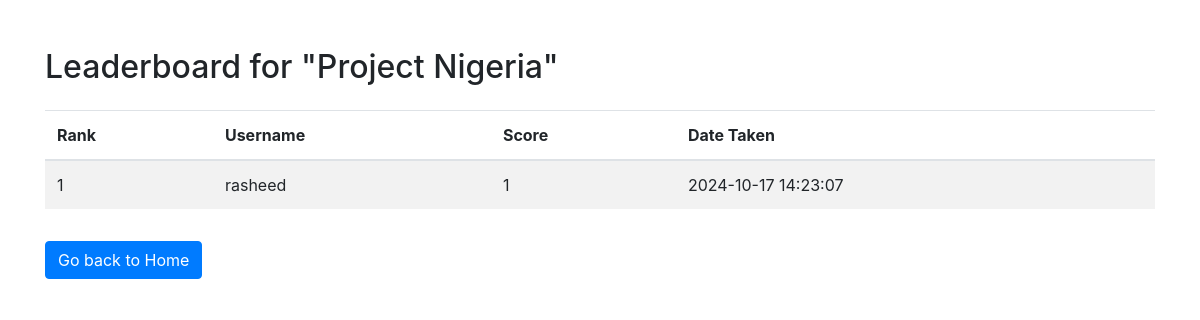
Page /leaderboard/1 on the earlier database version.
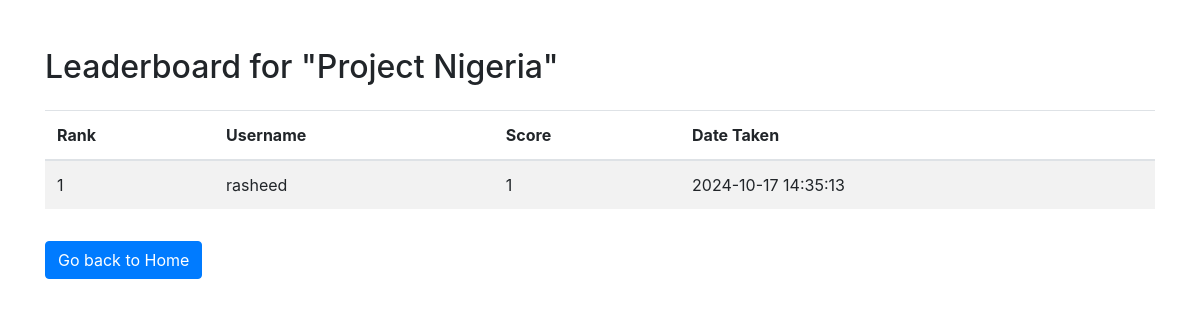
Same page on the later database version.
### app.py (models this page shows, shortened)
class QuizResult(db.Model):
    id = db.Column(db.Integer, primary_key=True)
    user_id = db.Column(db.Integer, db.ForeignKey('user.id'), nullable=False)
    quiz_id = db.Column(db.Integer, db.ForeignKey('quiz.id'), nullable=False)
    score = db.Column(db.Integer, nullable=False)
    timestamp = db.Column(db.DateTime, default=datetime.utcnow)
    user = db.relationship('User', backref='results')
    quiz = db.relationship('Quiz', backref='results')

class User(UserMixin, db.Model):
    id = db.Column(db.Integer, primary_key=True)
    username = db.Column(db.String(150), nullable=False, unique=True)
    password_hash = db.Column(db.String(150), nullable=False)
    @property
    def password(self):
        raise AttributeError('Password is not a readable attribute.')

### app.py (the view)
@app.route('/leaderboard/<int:quiz_id>')
def leaderboard(quiz_id):
    quiz = Quiz.query.get_or_404(quiz_id)
    top_results = QuizResult.query.filter_by(quiz_id=quiz_id).join(User).add_columns(
        User.username, QuizResult.score, QuizResult.timestamp
    ).order_by(QuizResult.score.desc()).limit(10).all()
    return render_template('leaderboard.html', quiz=quiz, top_results=top_results)

### templates/leaderboard.html (shortened to what this page needs)
<!DOCTYPE html>
<html lang="en">
<head>
    <link rel="stylesheet" href="https://stackpath.bootstrapcdn.com/bootstrap/4.5.2/css/bootstrap.min.css">
</head>
<body class="container mt-5">
    <h2 class="mb-4">Leaderboard for "{{ quiz.title }}"</h2>
    <table class="table table-striped">
        <thead>
            <tr>
                <th>Rank</th>
                <th>Username</th>
                <th>Score</th>
                <th>Date Taken</th>
            </tr>
        </thead>
        <tbody>
            {% for result in top_results %}
                <tr>
                    <td>{{ loop.index }}</td>
                    <td>{{ result.username }}</td>
                    <td>{{ result.score }}</td>
                    <td>{{ result.timestamp.strftime('%Y-%m-%d %H:%M:%S') }}</td>
                </tr>
            {% endfor %}
        </tbody>
    </table>
    <a href="{{ url_for('home') }}" class="btn btn-primary mt-3">Go back to Home</a>
</body>
</html>

Differences in the rows shown:
changed QuizResult "rasheed": timestamp "2024-10-17 14:23:07" → "2024-10-17 14:35:13"
